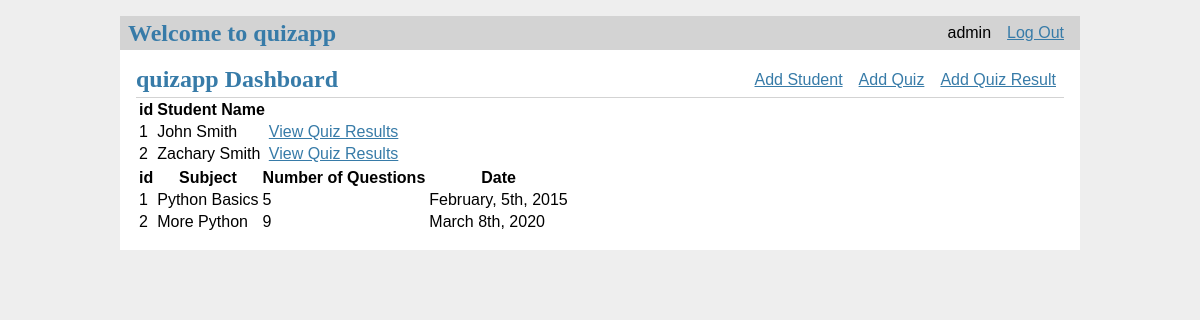
Screenshot of / (signed in) with the database file from the repository.
### tables this page shows
CREATE TABLE user (
  id INTEGER PRIMARY KEY AUTOINCREMENT,
  username TEXT UNIQUE NOT NULL,
  password TEXT NOT NULL
);

CREATE TABLE students (
    id INTEGER PRIMARY KEY AUTOINCREMENT, 
    name TEXT
    );

CREATE TABLE quizzes (
    quiz_id INTEGER PRIMARY KEY AUTOINCREMENT, 
    subject TEXT NOT NULL, 
    length INTEGER NOT NULL, 
    date TEXT NOT NULL);

### quizapp.py (the view)
@app.route('/')
def index():
    db = get_db()
    students = db.execute(
        'SELECT id, name FROM students'
    ).fetchall()
    quizzes = db.execute(
        'SELECT quiz_id, subject, length, date FROM quizzes'
    ).fetchall()
    return render_template('dashboard/dashboard.html', students=students, quizzes=quizzes)

### quizapp.py (called while the page is built)
def get_db():
    db = lite.connect(
        app.config['DATABASE'],
        detect_types=lite.PARSE_DECLTYPES
        )
    db.row_factory = lite.Row
    return db

@app.before_request
def load_logged_in_user():
    user_id = session.get('user_id')
    if user_id is None:
        g.user = None
    else:
        g.user = get_db().execute(
            'SELECT * FROM user WHERE id = ?', (user_id,)
        ).fetchone()

### templates/dashboard/dashboard.html
{% extends 'base.html' %}
{% block header %}
  <h1>{% block title %}quizapp Dashboard{% endblock %}</h1>
  {% if g.user %}
    <a class="action" href="/student/add">Add Student</a>
    <a class="action" href="/quiz/add">Add Quiz</a>
    <a class="action" href="/result/add">Add Quiz Result</a>
  {% endif %}
{% endblock %}
{% block content %}
    <table>
        <tr>
            <th>id</th>
            <th>Student Name</th>
        </tr>
        {% for student in students %}
            <tr>
                <td>{{ student['id'] }}</td>
                <td>{{ student['name'] }}</td>
                <td><a class="action" href="{{ url_for('view_results', id=student['id']) }}">View Quiz Results</a></td>
            </tr>
        {% endfor %}
    </table>
    <table>
        <tr>
            <th>id</th>
            <th>Subject</th>
            <th>Number of Questions</th>
            <th>Date</th>
        </tr>
        {% for quiz in quizzes %}
            <tr>
                <td>{{ quiz['quiz_id'] }}</td>
                <td>{{ quiz['subject'] }}</td>
                <td>{{ quiz['length'] }}</td>
                <td>{{ quiz['date'] }}</td>
            </tr>
        {% endfor %}
    </table>
{% endblock %}

### templates/base.html (shortened to what this page needs)
<!doctype html>
<link rel="stylesheet" href="{{ url_for('static', filename='style.css') }}">
<nav>
  <h1>Welcome to quizapp</h1>
  <ul>
    {% if g.user %}
      <li><span>{{ g.user['username'] }}</span>
      <li><a href="{{ url_for('logout') }}">Log Out</a>
    {% else %}
      <li><a href="{{ url_for('register') }}">Register</a>
      <li><a href="{{ url_for('login') }}">Log In</a>
    {% endif %}
  </ul>
</nav>
<section class="content">
  <header>
    {% block header %}{% endblock %}
  </header>
  {% block content %}{% endblock %}
</section>

### static/style.css (style rules this page uses)
h1 { font-family: serif; color: #377ba8; margin: 1rem 0; }
a { color: #377ba8; }
nav { background: lightgray; display: flex; align-items: center; padding: 0 0.5rem; }
nav h1 { flex: auto; margin: 0; }
nav ul { display: flex; list-style: none; margin: 0; padding: 0; }
nav ul li a, nav ul li span, header .action { display: block; padding: 0.5rem; }
.content { padding: 0 1rem 1rem; }
.content > header { border-bottom: 1px solid lightgray; display: flex; align-items: flex-end; }
.content > header h1 { flex: auto; margin: 1rem 0 0.25rem 0; }
.content:last-child { margin-bottom: 0; }

### rows the page displays
user: user.username "admin"
students: id "1", name "John Smith"
students: id "2", name "Zachary Smith"
quizzes: quiz_id "1", subject "Python Basics", length "5", date "February, 5th, 2015"
quizzes: quiz_id "2", subject "More Python", length "9", date "March 8th, 2020"
